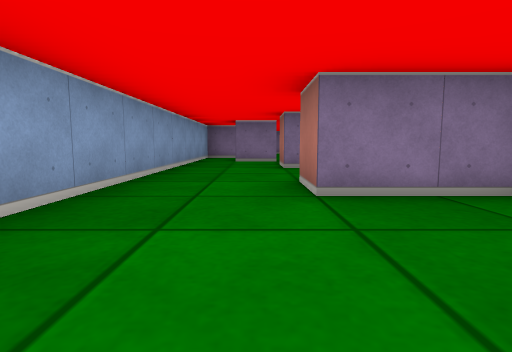
View 1 (above)

14 first-person views from a walk through a cub3D maze. The camera is about half as high as the walls, tilts 6° down and sees 80° across. The floor is counted in squares. Each view is taken from the middle of a square. On the plan, view 1 faces up. The plan holds only what a view shows up to about 9 squares ahead; the rest is blank. The place goes on beyond the plan.

View 2
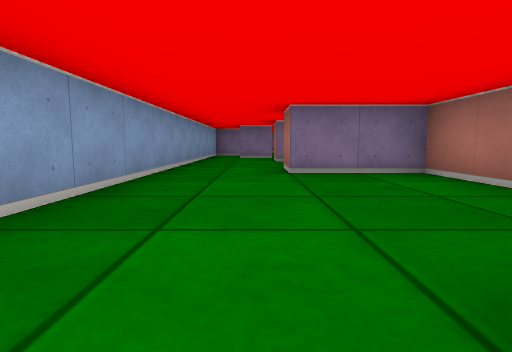

View 3
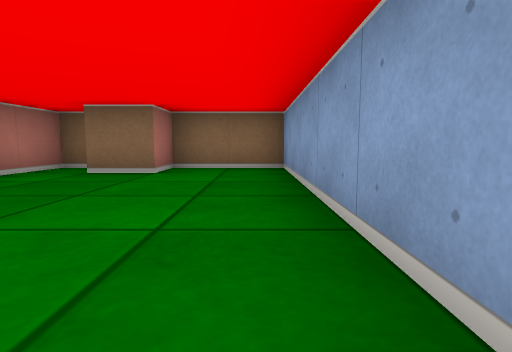

View 4
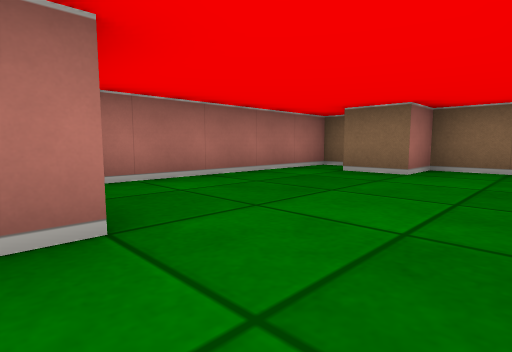

View 5
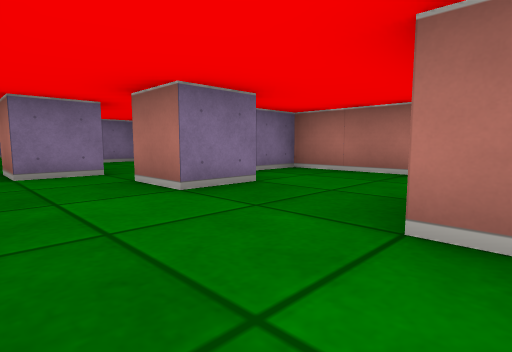

View 6
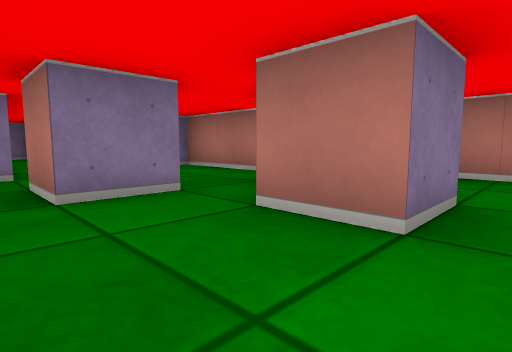

View 7
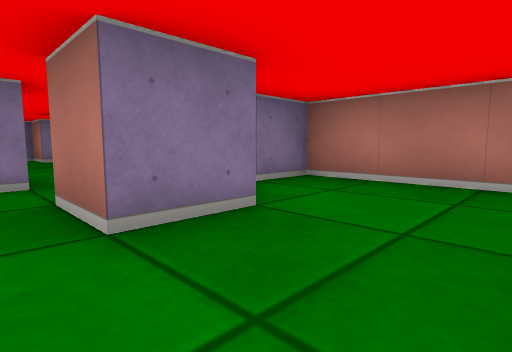

View 8
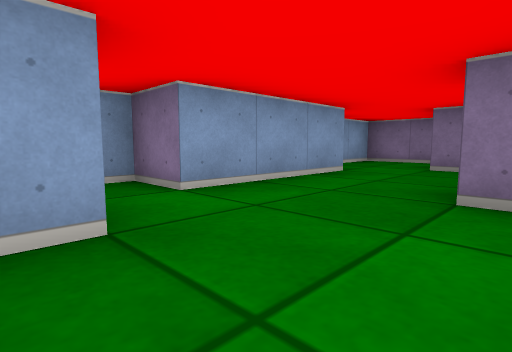

View 9
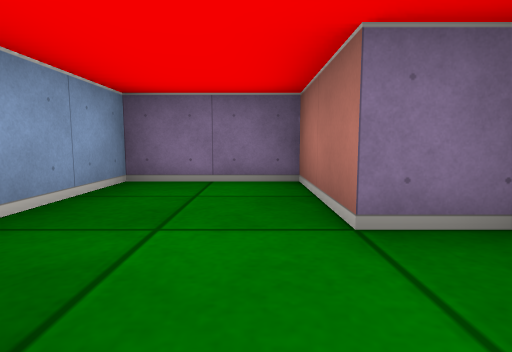

View 10
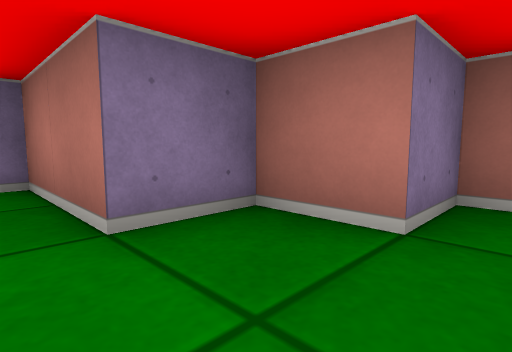

View 11
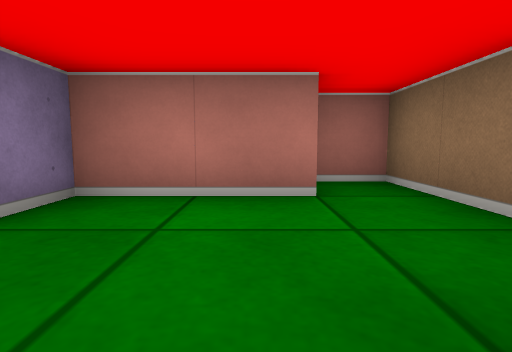

View 12
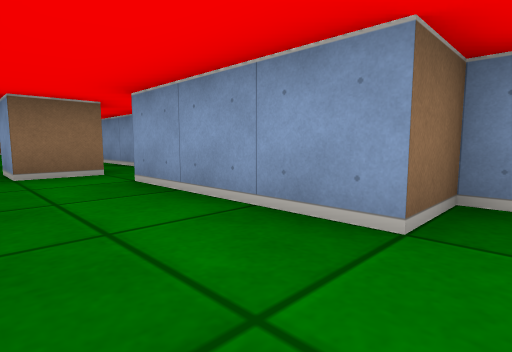

View 13
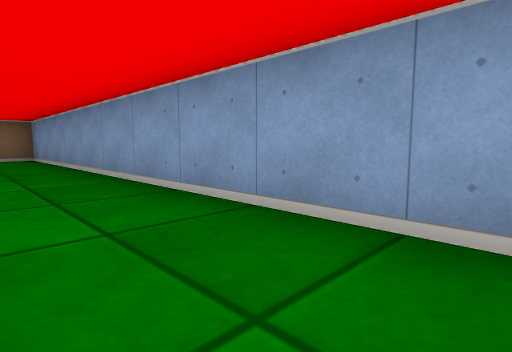

View 14
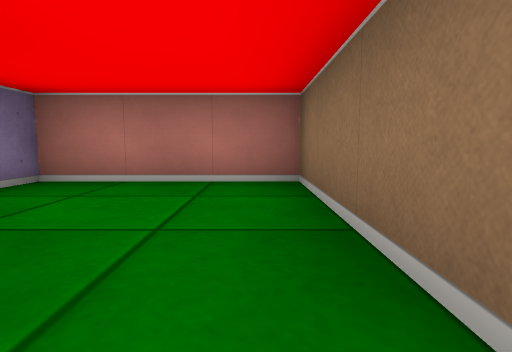

### Floor plan
Points are (right, up) in squares from view 1. A wall is a line through its corners. A room is listed if a view was taken in it or the views show most of it. See-through windows are left out.
Room 1 (views 1, 2, 3, 4, 5)
walls: (2, -2.5) (2.5, -2.5) (2.5, 2.5) (0.5, 2.5) (0.5, 3.5); (-1.5, 3.5) (-1.5, -2.5) (0.5, -2.5) (0.5, -1.5) (1.5, -1.5)
ways out: opening at (-0.5, 3) to room 2
Room 2 (views 6, 7, 8, 9, 10, 11, 12, 13, 14)
walls: (0.5, 8.5) (0.5, 7.5) (-0.5, 7.5) (-0.5, 8.5) (0.5, 8.5); (2.5, 8.4) (2.5, 10.5) (1.5, 10.5); (1.8, 7.5) (3.5, 7.5) (3.5, 8.4); (1.6, 5.5) (0.5, 5.5) (0.5, 6.5); (2.6, 12.5) (1.5, 12.5) (1.5, 13.5) (0.5, 13.5) (0.5, 15.5) (-1.5, 15.5) (-1.5, 12.5) (-0.5, 12.5) (-0.5, 9.5) (-1.5, 9.5) (-1.5, 3.5); (0.5, 3.5) (3.5, 3.5) (3.5, 6.5) (2.5, 6.5)
ways out: opening at (-0.5, 3) to room 1

Positions as (right, up) in squares from view 1, and headings:
1: (0, 0), facing up
2: (0, -2), facing up
3: (-1, 3), facing down
4: (-1, 3), facing down-right
5: (-1, 3), facing up-right
6: (-1, 5), facing up-right
7: (0, 4), facing up-right
8: (2, 8), facing up-left
9: (0, 12), facing up
10: (0, 12), facing up-right
11: (0, 9), facing right
12: (1, 13), facing down-left
13: (0, 7), facing down-left
14: (0, 4), facing right
